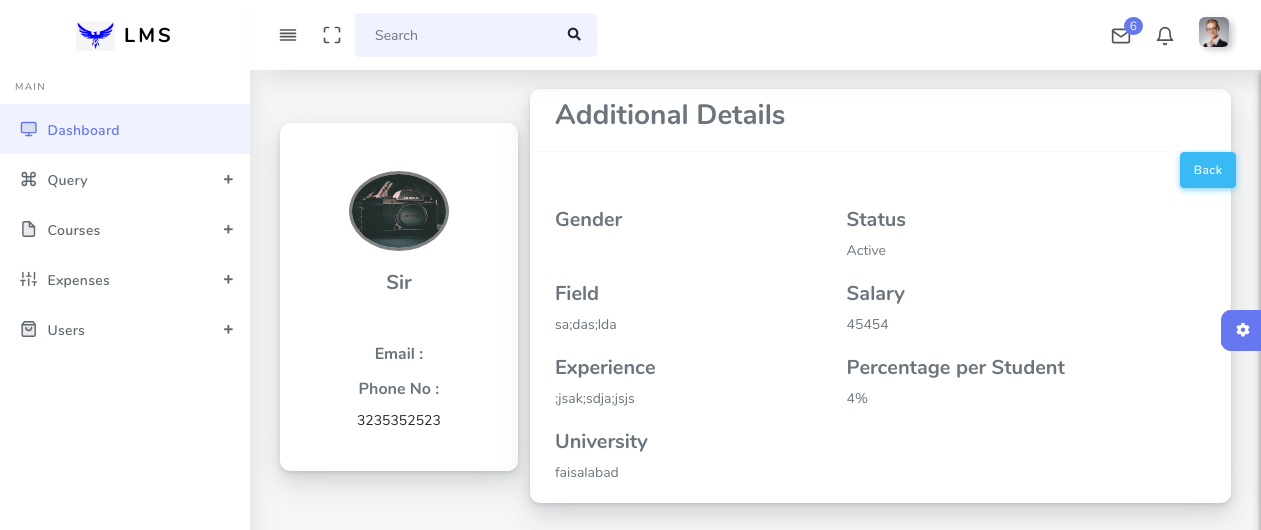
The page /teacherprofile.php on the database its author committed.
### tables this page shows
CREATE TABLE `teacher_lms` (
  `t_id` int(50) NOT NULL,
  `t_status` varchar(50) NOT NULL,
  `t_name` varchar(50) NOT NULL,
  `f_name` varchar(50) NOT NULL,
  `temail` varchar(50) NOT NULL,
  `tpass` varchar(50) NOT NULL,
  `phone` varchar(50) NOT NULL,
  `tgen` varchar(50) NOT NULL,
  `tpost` varchar(50) NOT NULL,
  `per_student` varchar(50) NOT NULL,
  `salary` varchar(50) NOT NULL,
  `tadd` varchar(50) NOT NULL,
  `timg` varchar(50) NOT NULL,
  `t_degree` varchar(50) NOT NULL,
  `degree_n` varchar(50) NOT NULL,
  `deg_status` varchar(50) NOT NULL,
  `b_university` varchar(50) NOT NULL,
  `year` varchar(50) NOT NULL,
  `prof_field` varchar(50) NOT NULL,
  `experience` varchar(50) NOT NULL
);

### teacherprofile.php (the view, shortened to what this page needs)
<?php
include('./include/conn.php');
$sql="SELECT * FROM teacher_lms";
$run=mysqli_query($conn,$sql);
$fet=mysqli_fetch_array($run);
include('./include/header.php');
?>
<div class="main-content">
        <section class="section">
          <div class="section-body">
            <div class="row">
              <div class="col-12 ">
                <div class="card col-3 text-center">
                    <img src="<?php echo "./userimg/".$fet['timg']; ?>" alt="Profile Image" style="border-radius:100%; border:grey 3px solid; margin:auto; width:100px; height:80px" class="card-img-top mt-5">
                    <div class="card-body">
                    <h5><?php echo $fet['t_name']; ?></h5>
                    <br><br>
                    <h6>Email :</h6>
                    <h6>Phone No :</h6>
                    <p><?php echo $fet['phone']; ?></p>
                </div>
                </div>
              </div>
            </div>
          </div>
        </section>
        <section class="section" style="margin-left:250px;margin-top:-412px">
            <div class="section-body">
                <div class="row">
                    <div class="col-12">
                        <div class="card col-12">
                        <div class="row text-left">
                        <div class="card-header">
                            <h3>Additional Details</h3>
                        </div>
                         <div class="row">
                        <div class="col-12">
                        <button class="btn btn-info" href="viewteacher.php" style="margin-left:650px">Back</button>
                        </div>
                        </div>
                    </div>
                    <div class="row text-left">
                        <div class="card-body">
                        <h5>Gender</h5>
                        <br><br>
                        <h5>Field</h5>
                        <?php echo $fet['prof_field']; ?>
                        <br><br>
                        <h5>Experience</h5>
                        <?php echo $fet['experience']; ?>
                        <br><br>
                        <h5>University</h5>
                        <?php echo $fet['b_university']; ?>
                        </div>
                        <div class="card-body">
                        <h5>Status</h5>
                        <?php echo $fet['t_status']; ?>
                        <br><br>
                        <h5>Salary</h5>
                        <?php echo $fet['salary']; ?>
                        <br><br>
                        <h5>Percentage per Student</h5>
                        <?php echo $fet['per_student']; ?>
                        </div>
                    </div>
                </div>
                        </div>
                    </div>
                </div>
            </div>
        <div class="settingSidebar">
          <a href="javascript:void(0)" class="settingPanelToggle"> <i class="fa fa-spin fa-cog"></i>
          </a>
        </div>

### rows shown on the page
teacher_lms: timg (picture), t_name "Sir", phone "3235352523", prof_field "sa;das;lda", experience ";jsak;sdja;jsjs", b_university "faisalabad", t_status "Active", salary "45454", per_student "4%"
